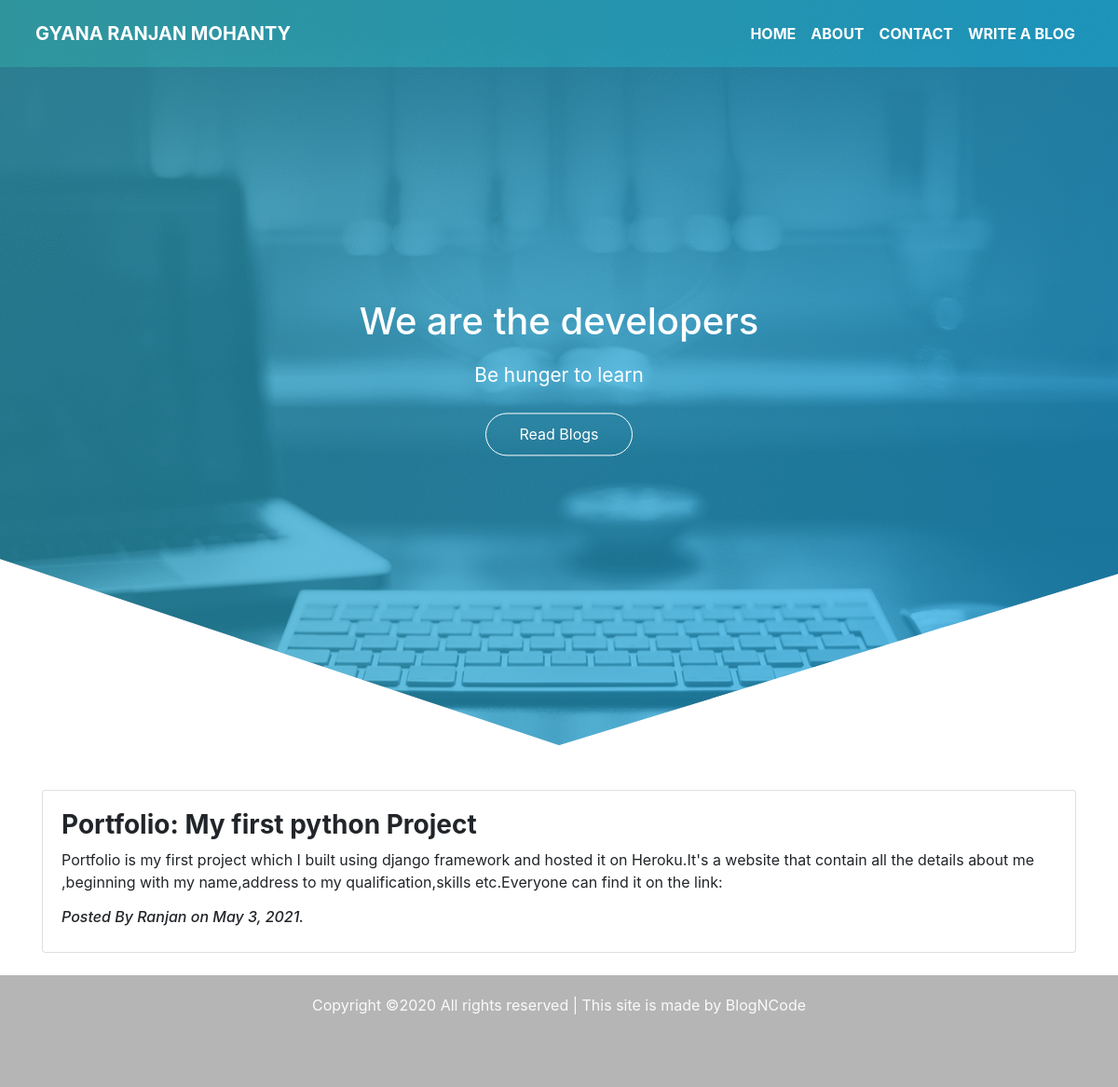
The page / on the database its author committed.
### app/models.py (models this page shows, shortened)
class writeBlog(models.Model):
    name = models.CharField(max_length=50, null=True)
    title = models.TextField()
    blog = models.TextField()
    date = models.DateField(default=timezone.now)
    class Meta:
        db_table = "blog"

### app/views.py (the view)
# urls.py: path('', views.index, name='index'),
def index(request):
    blogs = writeBlog.objects.all().order_by('-date')
    return render(request, 'index.html', {'blogs': blogs})

### app/templates/index.html (shortened to what this page needs)
{% load static %}
<!DOCTYPE html>
<html>
	<head>
		<link rel="stylesheet" type="text/css" href="{% static '/CSS/index.css' %}" />
		<link rel="stylesheet" href="https://maxcdn.bootstrapcdn.com/bootstrap/4.5.0/css/bootstrap.min.css">
		<link rel="stylesheet" href="https://cdnjs.cloudflare.com/ajax/libs/font-awesome/4.7.0/css/font-awesome.min.css">
	</head>
	<body>
		<div class="header">
			<nav class="navbar navbar-expand-lg navbar-dark fixed-top">
				<div class="container text-uppercase p-2">
					<a class="navbar-brand text-white font-weight-bold" href="#">Gyana Ranjan Mohanty</a>
					<div class="collapse navbar-collapse" id="navbarSupportedContent">
						<ul class="navbar-nav ml-auto text-uppercase">
							<li class="nav-item">
								<a class="nav-link" href="/index.html">Home</a>
							</li>
							<li class="nav-item">
								<a class="nav-link" href="/about.html">About</a>
							</li>
							<li class="nav-item">
								<a class="nav-link" href="/contact.html">Contact</a>
							</li>
							<li class="nav-item">
								<a class="nav-link" href="/NewBlog.html">Write a Blog</a>
							</li>
						</ul>
					</div>
				</div>
			</nav>
			<section class="header-section">
				<div class="center-div">
					<h1 font-weight-bold>We are the developers</h1>
					<p>Be hunger to learn</p>
					<div class="header-buttons">
						<a href="#blogs-div">Read Blogs</a>
					</div>
				</div>
			</section>
		</div>
		<br><br>
		{% for blog in blogs %}
		<div class="container" id="blogs-div">
			<div class="row">
				<div class="col-md-12">
					<div class="card card-body h-100" id="profile-wrapper">
						<h3><b>
							{{blog.title}}
							</b>
						</h3>
						<p>
							{{blog.blog}}
						</p>
						<h6>
							<i>Posted By {{blog.name}} on {{blog.date}}.</i>
						</h6>
					</div>
				</div>
			</div>
			<br>
		</div>
		{% endfor %}
		<footer class="footer">
			<p>Copyright ©2020 All rights reserved | This site is made by BlogNCode<br>
			</p>
		</footer>
	</body>
</html>

### static/CSS/index.css (style rules this page uses)
html { scroll-behavior: smooth; }
* { margin: 0; padding: 0; box-sizing: border-box; }
a { text-decoration: none; }
li { list-style: none; }
.header { width: 100%; height: 100vh; background-image: linear-gradient(rgba(0,168,255,0.3), rgba(0,168,255,0.3)), url('/static/images/header-img.png'); background-repeat: no-repeat; background-size: 100% 100%; clip-path: polygon(100% 0%, 100% 77%, 50% 100%, 0% 75%, 0% 0%); position: relative; }
.header:before { content: ""; position: absolute; top: 0%; bottom: 0%; left: 0%; right: 0%; opacity: 0.3; z-index: -1; background: linear-gradient(to right, #1e5799 0%, #3ccdbb 0%, #16c9f6 100%); }
.navbar:before { content: ""; position: absolute; top: 0%; bottom: 0%; left: 0%; right: 0%; opacity: 0.3; z-index: -1; background: linear-gradient(to right, #1e5799 0%, #3ccdbb 0%, #16c9f6 100%); }
.nav-item a { color: #fff!important; font-weight: bold; }
.header-section { width: 100%; height: inherit; color: #fff; text-align: center; position: relative; }
.center-div { width: 100%; height: auto; position: absolute; top: 50%; left: 50%; transform: translate(-50%, -50%); }
.header-buttons a { border: 1px solid #fff; border-radius: 100px; margin: 0 5px; padding: 12px 35px; outline: none; color: #fff; font-size: 1rem; font-weight: 400; line-height: 1.4; text-align: center; }
.center-div p { font-size: 1.3rem; padding: 10px 0 20px 0; color: #fff; }
.footer { height: 15vh; width: 100%; background-color: #B6B5B5; color: #FBFAFA; text-align: center; padding-top: 20px; }

### rows shown on the page
writeBlog: title "Portfolio: My first python Project", blog "Portfolio is my first project which I built using django framework and hosted it on Heroku.It's a website that contain all the details about me ,beginning with my name,address to my qualification,skills etc.Everyone can find it on the link:", name "Ranjan", date "May 3, 2021"
